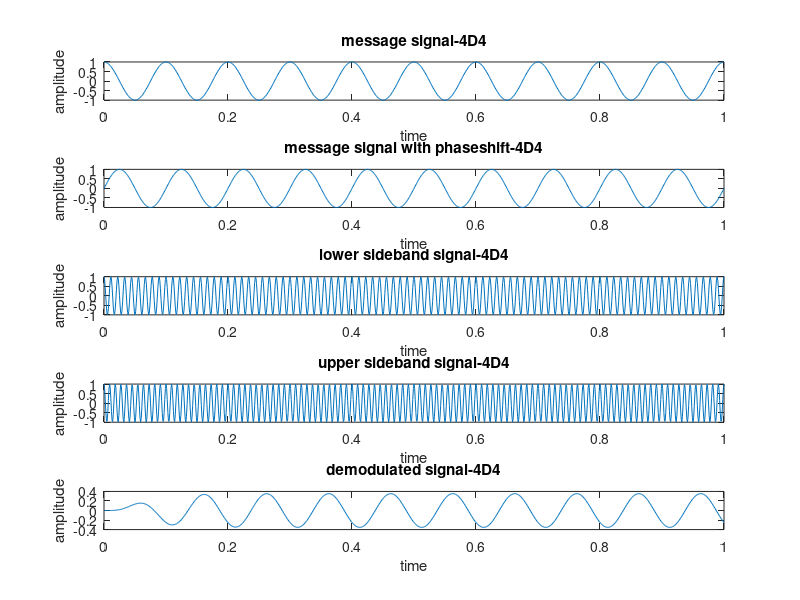

This chart was generated by the following MATLAB code:
fm=10;
fc=100;
fs=1000;
t=0:1/fs:1;
%am=5;
%ac=15;
m=cos(2*pi*fm.*t);
mc=sin(2*pi*fm.*t);
s1=m.*cos(2*pi*fc.*t)+mc.*sin(2*pi*fc.*t);
s2=m.*cos(2*pi*fc.*t)-mc.*sin(2*pi*fc.*t);

subplot(5,1,1);
plot(t,m);
xlabel("time");
ylabel("amplitude");
title("message signal-4D4");


subplot(5,1,2);
plot(t,mc);
xlabel("time");
ylabel("amplitude");
title("message signal with phaseshift-4D4");

subplot(5,1,3);
plot(t,s1);
xlabel("time");
ylabel("amplitude");
title("lower sideband signal-4D4");

subplot(5,1,4);
plot(t,s2);
xlabel("time");
ylabel("amplitude");
title("upper sideband signal-4D4");

d=s1.*cos(2*pi*fc.*t);
[b,a]=butter(5,fm/(fs/2));
demod=filter(b,a,d);


subplot(5,1,5);
plot(t,demod);
xlabel("time");
ylabel("amplitude");
title("demodulated signal-4D4");
